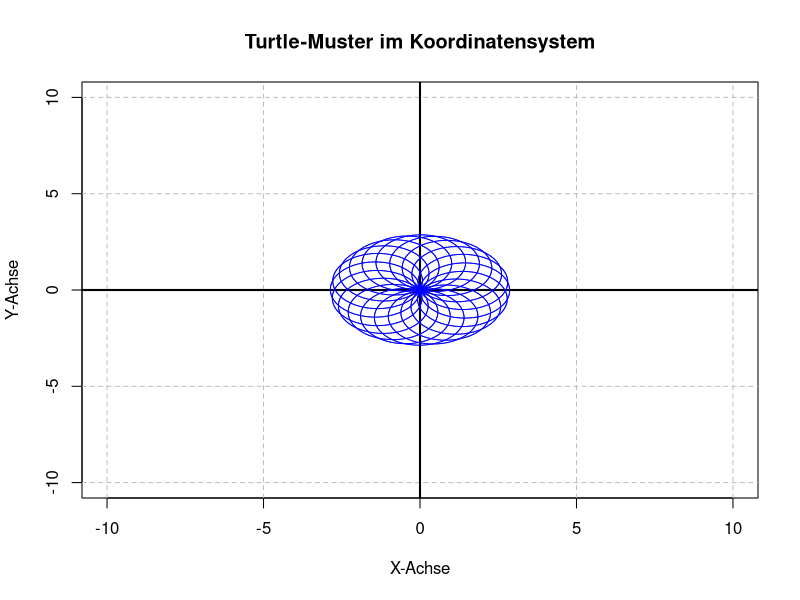

Here is the R script that generated this plot:
## ---- chunk 1
plot(0, 0, type = "n", xlim = c(-10, 10), ylim = c(-10, 10),
     xlab = "X-Achse", ylab = "Y-Achse", main = "Turtle-Muster im Koordinatensystem")
grid(nx = NULL, ny = NULL, col = "gray", lty = 2)
abline(h = 0, v = 0, col = "black", lwd = 2)
## ---- chunk 2
move_turtle <- function(x, y, angle, distance) {
  new_x <- x + distance * cos(angle * pi / 180)
  new_y <- y + distance * sin(angle * pi / 180)
  return(c(new_x, new_y))
}
## ---- chunk 3
x <- 0
y <- 0
angle <- 0 
## ---- chunk 4
for (i in 1:20) {
## ---- chunk 5
  for (j in 1:180) {
## ---- chunk 6
    new_pos <- move_turtle(x, y, angle, 0.05)  # Skaliert auf 0.05 für bessere Sichtbarkeit
    
## ---- chunk 7
    lines(c(x, new_pos[1]), c(y, new_pos[2]), col = "blue")
    
## ---- chunk 8
    x <- new_pos[1]
    y <- new_pos[2]
    
## ---- chunk 9
    angle <- (angle + 2) %% 360
  }
  
## ---- chunk 10
  angle <- (angle + 18) %% 360
}
